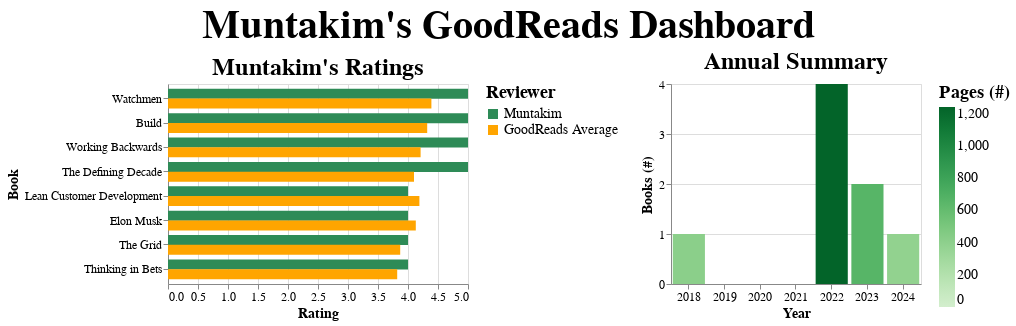

This figure's notebook cell:
### Code cell
def generateDashboard() -> alt.HConcatChart:
    dashboard = alt.hconcat(
        ratings_chart,
        year_chart,
        spacing = 20
    ).properties(
        title = alt.TitleParams(
            text = f"Muntakim's GoodReads Dashboard",
            anchor = 'middle', fontSize = 40
        )
    )

    dashboard.display()
    return dashboard

dashboard = generateDashboard()

### Figure 1 — Vega-Lite specification as saved in the notebook (floating-point values rounded to 4 significant figures)
{"config": {"view": {"continuousWidth": 300, "continuousHeight": 300}}, "hconcat": [{"data": {"name": "data-26ef6fd35988b53c5090f9c6ca44a4ba"}, "mark": {"type": "bar", "size": 10}, "encoding": {"color": {"field": "Reviewer", "legend": {"labelFontSize": 14, "symbolSize": 100, "symbolType": "square", "title": "Reviewer", "titleFontSize": 18}, "scale": {"domain": ["Muntakim", "GoodReads Average"], "range": ["seagreen", "orange"]}, "type": "nominal"}, "tooltip": [{"field": "Title", "title": "Title", "type": "nominal"}, {"field": "Year", "title": "Year Read", "type": "quantitative"}, {"field": "Reviewer", "title": "Reviewer", "type": "nominal"}, {"field": "Rating", "title": "Rating", "type": "quantitative"}], "x": {"axis": {"labelFontSize": 12, "titleFontSize": 14}, "field": "Rating", "scale": {"domain": [0, 5]}, "title": "Rating", "type": "quantitative"}, "y": {"axis": {"labelFontSize": 12, "labelLimit": 0, "titleFontSize": 14}, "field": "SummarizedTitle", "sort": {"field": "Rating", "order": "descending"}, "title": "Book", "type": "nominal"}, "yOffset": {"field": "Reviewer", "type": "nominal"}}, "height": 200, "title": {"text": "Muntakim's Ratings", "fontSize": 24}, "width": 300}, {"data": {"name": "data-6c958c206645b7e22635aeb796ff59cc"}, "mark": {"type": "bar"}, "encoding": {"color": {"field": "Pages", "legend": {"labelFontSize": 14, "title": "Pages (#)", "titleFontSize": 18}, "scale": {"scheme": "greens"}, "title": "Pages (#)", "type": "quantitative"}, "tooltip": [{"field": "Year", "title": "Year", "type": "ordinal"}, {"field": "Books", "title": "Books (#)", "type": "quantitative"}, {"field": "Pages", "title": "Pages (#)", "type": "quantitative"}], "x": {"axis": {"labelAngle": 0, "labelFontSize": 12, "titleFontSize": 14}, "field": "Year", "title": "Year", "type": "nominal"}, "y": {"axis": {"labelFontSize": 12, "titleFontSize": 14}, "field": "Books", "title": "Books (#)", "type": "quantitative"}}, "height": 200, "title": {"text": "Annual Summary", "fontSize": 24}, "width": 250}], "spacing": 20, "title": {"text": "Muntakim's GoodReads Dashboard", "anchor": "middle", "fontSize": 40}, "$schema": "https://vega.github.io/schema/vega-lite/v5.20.1.json", "datasets": {"data-26ef6fd35988b53c5090f9c6ca44a4ba": [{"SummarizedTitle": "The Grid", "Title": "The Grid: The Fraying Wires Between Americans and Our Energy Future", "Year": 2024, "Reviewer": "Muntakim", "Rating": 4.0}, {"SummarizedTitle": "Working Backwards", "Title": "Working Backwards: Insights, Stories, and Secrets from Inside Amazon", "Year": 2022, "Reviewer": "Muntakim", "Rating": 5.0}, {"SummarizedTitle": "Watchmen", "Title": "Watchmen", "Year": 2018, "Reviewer": "Muntakim", "Rating": 5.0}, {"SummarizedTitle": "Elon Musk", "Title": "Elon Musk: Tesla, SpaceX, and the Quest for a Fantastic Future", "Year": 2023, "Reviewer": "Muntakim", "Rating": 4.0}, {"SummarizedTitle": "Lean Customer Development", "Title": "Lean Customer Development: Building Products Your Customers Will Buy", "Year": 2022, "Reviewer": "Muntakim", "Rating": 4.0}, {"SummarizedTitle": "The Defining Decade", "Title": "The Defining Decade: Why Your Twenties Matter—And How to Make the Most of Them Now", "Year": 2023, "Reviewer": "Muntakim", "Rating": 5.0}, {"SummarizedTitle": "Build", "Title": "Build: An Unorthodox Guide to Making Things Worth Making", "Year": 2022, "Reviewer": "Muntakim", "Rating": 5.0}, {"SummarizedTitle": "Thinking in Bets", "Title": "Thinking in Bets: Making Smarter Decisions When You Don't Have All the Facts", "Year": 2022, "Reviewer": "Muntakim", "Rating": 4.0}, {"SummarizedTitle": "The Grid", "Title": "The Grid: The Fraying Wires Between Americans and Our Energy Future", "Year": 2024, "Reviewer": "GoodReads Average", "Rating": 3.87}, {"SummarizedTitle": "Working Backwards", "Title": "Working Backwards: Insights, Stories, and Secrets from Inside Amazon", "Year": 2022, "Reviewer": "GoodReads Average", "Rating": 4.21}, {"SummarizedTitle": "Watchmen", "Title": "Watchmen", "Year": 2018, "Reviewer": "GoodReads Average", "Rating": 4.39}, {"SummarizedTitle": "Elon Musk", "Title": "Elon Musk: Tesla, SpaceX, and the Quest for a Fantastic Future", "Year": 2023, "Reviewer": "GoodReads Average", "Rating": 4.13}, {"SummarizedTitle": "Lean Customer Development", "Title": "Lean Customer Development: Building Products Your Customers Will Buy", "Year": 2022, "Reviewer": "GoodReads Average", "Rating": 4.19}, {"SummarizedTitle": "The Defining Decade", "Title": "The Defining Decade: Why Your Twenties Matter—And How to Make the Most of Them Now", "Year": 2023, "Reviewer": "GoodReads Average", "Rating": 4.1}, {"SummarizedTitle": "Build", "Title": "Build: An Unorthodox Guide to Making Things Worth Making", "Year": 2022, "Reviewer": "GoodReads Average", "Rating": 4.32}, {"SummarizedTitle": "Thinking in Bets", "Title": "Thinking in Bets: Making Smarter Decisions When You Don't Have All the Facts", "Year": 2022, "Reviewer": "GoodReads Average", "Rating": 3.82}], "data-6c958c206645b7e22635aeb796ff59cc": [{"Year": 2018, "Books": 1, "Pages": 416}, {"Year": 2019, "Books": 0, "Pages": 0}, {"Year": 2020, "Books": 0, "Pages": 0}, {"Year": 2021, "Books": 0, "Pages": 0}, {"Year": 2022, "Books": 4, "Pages": 1242}, {"Year": 2023, "Books": 2, "Pages": 665}, {"Year": 2024, "Books": 1, "Pages": 384}]}}
